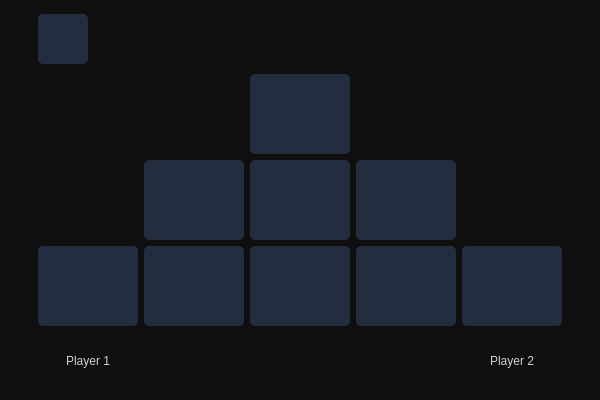
<?xml version="1.0" encoding="UTF-8"?>
<ui version="4.0">
 <class>Form</class>
 <widget class="QWidget" name="Form">
  <property name="geometry">
   <rect>
    <x>0</x>
    <y>0</y>
    <width>600</width>
    <height>400</height>
   </rect>
  </property>
  <property name="minimumSize">
   <size>
    <width>450</width>
    <height>380</height>
   </size>
  </property>
  <property name="styleSheet">
   <string notr="true">QWidget {
	background-color: #0F0F0F;
}
QPushButton {
	color: rgb(185, 185, 185);
	border-radius: 5px;
	
	background-color: #232D3F;
}

QPushButton:hover {
	background-color: #008170;
}

QLabel {
	color: rgb(209, 209, 209);
	font: 12pt &quot;Comic Sans MS&quot;;
}</string>
  </property>
  <layout class="QGridLayout" name="gridLayout_2">
   <item row="3" column="6">
    <spacer name="horizontalSpacer_2">
     <property name="orientation">
      <enum>Qt::Horizontal</enum>
     </property>
     <property name="sizeHint" stdset="0">
      <size>
       <width>40</width>
       <height>20</height>
      </size>
     </property>
    </spacer>
   </item>
   <item row="3" column="4">
    <widget class="QPushButton" name="pushButton8">
     <property name="minimumSize">
      <size>
       <width>100</width>
       <height>80</height>
      </size>
     </property>
     <property name="maximumSize">
      <size>
       <width>100</width>
       <height>80</height>
      </size>
     </property>
     <property name="font">
      <font>
       <family>Comic Sans MS</family>
       <pointsize>36</pointsize>
       <bold>true</bold>
      </font>
     </property>
     <property name="text">
      <string/>
     </property>
    </widget>
   </item>
   <item row="3" column="1">
    <widget class="QPushButton" name="pushButton5">
     <property name="minimumSize">
      <size>
       <width>100</width>
       <height>80</height>
      </size>
     </property>
     <property name="maximumSize">
      <size>
       <width>100</width>
       <height>80</height>
      </size>
     </property>
     <property name="font">
      <font>
       <family>Comic Sans MS</family>
       <pointsize>36</pointsize>
       <bold>true</bold>
      </font>
     </property>
     <property name="text">
      <string/>
     </property>
    </widget>
   </item>
   <item row="3" column="2">
    <widget class="QPushButton" name="pushButton6">
     <property name="minimumSize">
      <size>
       <width>100</width>
       <height>80</height>
      </size>
     </property>
     <property name="maximumSize">
      <size>
       <width>100</width>
       <height>80</height>
      </size>
     </property>
     <property name="font">
      <font>
       <family>Comic Sans MS</family>
       <pointsize>36</pointsize>
       <bold>true</bold>
      </font>
     </property>
     <property name="text">
      <string/>
     </property>
    </widget>
   </item>
   <item row="3" column="0">
    <spacer name="horizontalSpacer">
     <property name="orientation">
      <enum>Qt::Horizontal</enum>
     </property>
     <property name="sizeHint" stdset="0">
      <size>
       <width>40</width>
       <height>20</height>
      </size>
     </property>
    </spacer>
   </item>
   <item row="3" column="3">
    <widget class="QPushButton" name="pushButton7">
     <property name="minimumSize">
      <size>
       <width>100</width>
       <height>80</height>
      </size>
     </property>
     <property name="maximumSize">
      <size>
       <width>100</width>
       <height>80</height>
      </size>
     </property>
     <property name="font">
      <font>
       <family>Comic Sans MS</family>
       <pointsize>36</pointsize>
       <bold>true</bold>
      </font>
     </property>
     <property name="text">
      <string/>
     </property>
    </widget>
   </item>
   <item row="2" column="4">
    <widget class="QPushButton" name="pushButton4">
     <property name="minimumSize">
      <size>
       <width>100</width>
       <height>80</height>
      </size>
     </property>
     <property name="maximumSize">
      <size>
       <width>100</width>
       <height>80</height>
      </size>
     </property>
     <property name="font">
      <font>
       <family>Comic Sans MS</family>
       <pointsize>36</pointsize>
       <bold>true</bold>
      </font>
     </property>
     <property name="text">
      <string/>
     </property>
    </widget>
   </item>
   <item row="2" column="2">
    <widget class="QPushButton" name="pushButton2">
     <property name="minimumSize">
      <size>
       <width>100</width>
       <height>80</height>
      </size>
     </property>
     <property name="maximumSize">
      <size>
       <width>100</width>
       <height>80</height>
      </size>
     </property>
     <property name="font">
      <font>
       <family>Comic Sans MS</family>
       <pointsize>36</pointsize>
       <bold>true</bold>
      </font>
     </property>
     <property name="text">
      <string/>
     </property>
    </widget>
   </item>
   <item row="3" column="5">
    <widget class="QPushButton" name="pushButton9">
     <property name="minimumSize">
      <size>
       <width>100</width>
       <height>80</height>
      </size>
     </property>
     <property name="maximumSize">
      <size>
       <width>100</width>
       <height>80</height>
      </size>
     </property>
     <property name="font">
      <font>
       <family>Comic Sans MS</family>
       <pointsize>36</pointsize>
       <bold>true</bold>
      </font>
     </property>
     <property name="text">
      <string/>
     </property>
    </widget>
   </item>
   <item row="2" column="3">
    <widget class="QPushButton" name="pushButton3">
     <property name="minimumSize">
      <size>
       <width>100</width>
       <height>80</height>
      </size>
     </property>
     <property name="maximumSize">
      <size>
       <width>100</width>
       <height>80</height>
      </size>
     </property>
     <property name="font">
      <font>
       <family>Comic Sans MS</family>
       <pointsize>36</pointsize>
       <bold>true</bold>
      </font>
     </property>
     <property name="text">
      <string/>
     </property>
    </widget>
   </item>
   <item row="1" column="3">
    <widget class="QPushButton" name="pushButton">
     <property name="minimumSize">
      <size>
       <width>100</width>
       <height>80</height>
      </size>
     </property>
     <property name="maximumSize">
      <size>
       <width>100</width>
       <height>80</height>
      </size>
     </property>
     <property name="font">
      <font>
       <family>Comic Sans MS</family>
       <pointsize>36</pointsize>
       <bold>true</bold>
      </font>
     </property>
     <property name="text">
      <string/>
     </property>
    </widget>
   </item>
   <item row="0" column="3">
    <spacer name="verticalSpacer_2">
     <property name="orientation">
      <enum>Qt::Vertical</enum>
     </property>
     <property name="sizeHint" stdset="0">
      <size>
       <width>20</width>
       <height>40</height>
      </size>
     </property>
    </spacer>
   </item>
   <item row="4" column="1">
    <widget class="QLabel" name="player1Label">
     <property name="text">
      <string>Player 1</string>
     </property>
     <property name="alignment">
      <set>Qt::AlignCenter</set>
     </property>
     <property name="wordWrap">
      <bool>true</bool>
     </property>
    </widget>
   </item>
   <item row="4" column="5">
    <widget class="QLabel" name="player2Label">
     <property name="text">
      <string>Player 2</string>
     </property>
     <property name="alignment">
      <set>Qt::AlignCenter</set>
     </property>
     <property name="wordWrap">
      <bool>true</bool>
     </property>
    </widget>
   </item>
   <item row="4" column="2">
    <spacer name="verticalSpacer">
     <property name="orientation">
      <enum>Qt::Vertical</enum>
     </property>
     <property name="sizeHint" stdset="0">
      <size>
       <width>20</width>
       <height>40</height>
      </size>
     </property>
    </spacer>
   </item>
   <item row="4" column="3">
    <widget class="QLabel" name="vsLabel">
     <property name="text">
      <string/>
     </property>
     <property name="pixmap">
      <pixmap resource="../resource/resource.qrc">:/icons/vs.png</pixmap>
     </property>
     <property name="scaledContents">
      <bool>false</bool>
     </property>
     <property name="alignment">
      <set>Qt::AlignCenter</set>
     </property>
    </widget>
   </item>
   <item row="0" column="1">
    <widget class="QPushButton" name="homeButton">
     <property name="maximumSize">
      <size>
       <width>50</width>
       <height>50</height>
      </size>
     </property>
     <property name="text">
      <string/>
     </property>
     <property name="icon">
      <iconset resource="../resource/resource.qrc">
       <normaloff>:/icons/home.png</normaloff>:/icons/home.png</iconset>
     </property>
     <property name="iconSize">
      <size>
       <width>24</width>
       <height>24</height>
      </size>
     </property>
    </widget>
   </item>
   <item row="1" column="5">
    <widget class="QLabel" name="PlayerTwoTurnLabel">
     <property name="text">
      <string/>
     </property>
    </widget>
   </item>
   <item row="1" column="1">
    <widget class="QLabel" name="label">
     <property name="text">
      <string/>
     </property>
    </widget>
   </item>
  </layout>
 </widget>
 <resources>
  <include location="../resource/resource.qrc"/>
  <include location="../resource/resource.qrc"/>
  <include location="../resource/resource.qrc"/>
  <include location="C:/Users/sydr3/.designer/resource/resource.qrc"/>
 </resources>
 <connections/>
</ui>
